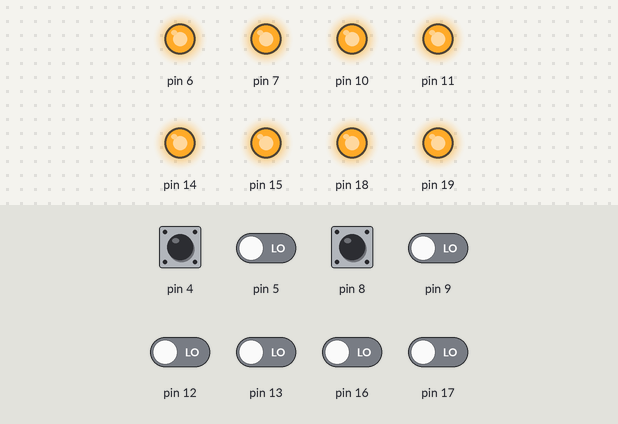
This sketch was run on a simulated Arduino Uno, built with avr-gcc and run on an emulated ATmega328P. Shown: output pins drawn as LEDs (lit = HIGH). Inputs (shaded band) come from the test bench; at power-on: pin 4, pin 5, pin 8, pin 9, pin 12, pin 13, pin 16, pin 17 LOW.

Above: at 1.2 s.
1.3 s: pin 4 pulsed HIGH 2 times (0.12 s each, 0.3 s apart)
At 3.4 s:
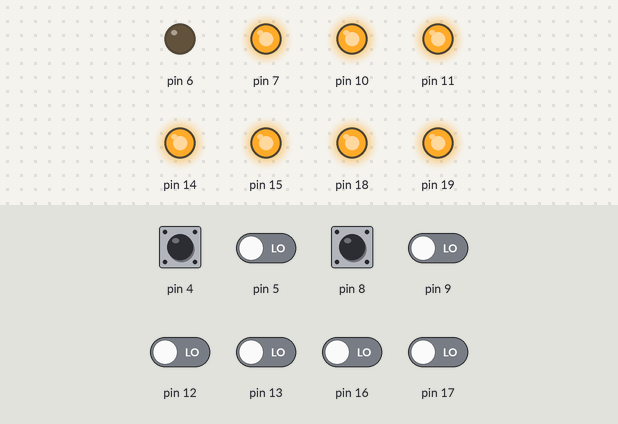
3.7 s: pin 8 pulsed HIGH 2 times (0.12 s each, 0.3 s apart)
At 5.3 s:
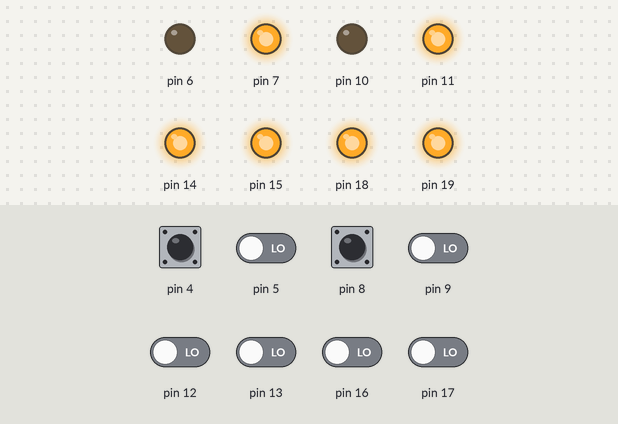
Timing chart, 0 to 6.8 s (numbered marks = the images above; inputs shaded):
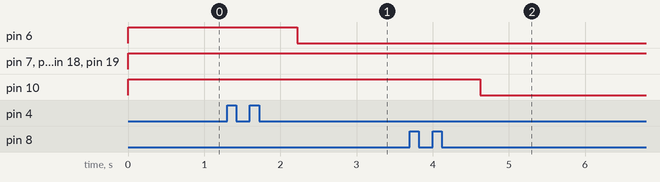

The sketch:

arduino-simple-blinds.ino
```cpp
/////////////////////////
//Author: philippmay3r///
//Website: www.may3r.at//
//Date: 24.10.2019///////
//Project: easy blinds///
/////////////////////////

////////////////////////////////////
// __  __    _ __   _______ ____////
//|  \/  |  / \\ \ / |___ /|  _ \///
//| |\/| | / _ \\ V /  |_ \| |_) |//
//| |  | |/ ___ \| |  ___) |  _ <///
//|_|  |_/_/   \_|_| |____/|_| \_\//
////////////////////////////////////


//////////
//Config//
//////////

//here you can configure your project
//
//enter your start pin, I recommend 3
//maxium possible blinds: 12 with one ATmega2560

const int startPins = 3; // start only every 4 pins like, 0, 3, 7,... else it is your problem ;)
const int maxPins = 51;

const unsigned long onTimeRollo = 60000;
const unsigned long pushedTimeBtn = 500;

//////////////////////
//for inverted Logic//
//////////////////////

//if you use Pull Down resistor:
// bool inverted = false;

//if you use Pull Up resistor:
// bool inverted = true;

bool inverted = true;

///////////////////
//Internal PULLUP//
///////////////////

//if you want to use your onboard pull up resistor
//you can set here "true" else use "false" if you have external one
bool useInternalResistor = false;

/////////
//DEBUG//
/////////

//for better analysis set debug to "true"
bool debug = false;

////////////////////
//Global Variables//
////////////////////

//do not change these values

const unsigned long maxVal = 4294967290;
bool disable_MillisOverflow = false;
const int possibleJalousie = maxPins / 4;

bool inputReadingButtonState[possibleJalousie][2];
bool inputButtonState[possibleJalousie][2];
bool lastInputButtonState[possibleJalousie][2];
bool outputEnabled[possibleJalousie][2];

unsigned long changedInputs[possibleJalousie][2];
unsigned long changedOutputs[possibleJalousie][2];


void initMode() {
  initPinMode();
}

void writeOutputs() {
  if (debug) {
    Serial.println("- - start writting outputs - -");
  }
  int writtenPin = 0;
  for (int i = 1; i <= possibleJalousie; i++) {
    for (int j = 0; j < 2; j++) {
      writtenPin = (((i * 4) + j) + startPins) - 1;
      if (debug) {
        String output = (String)"Output: " + (writtenPin) + (String)" = " + outputEnabled[i - 1][j];
        Serial.println(output);
      }

      if (millis() - changedOutputs[i - 1][j] > onTimeRollo) {
        outputEnabled[i - 1][j] = false;
        changedOutputs[i - 1][j] = 0;
      }
      digitalWrite(writtenPin, inverted ? !outputEnabled[i - 1][j] : outputEnabled[i - 1][j]);
    }
  }
  if (debug) {
    Serial.println("- - stop writting outputs - -");
  }
}

void readButtons() {
  if (debug) {
    Serial.println("- - start reading buttons - -");
  }
  String output = "";
  for (int i = startPins; i <= maxPins; i++) {
    if (i % 4 == 0) {
      for (int k = 1; k <= 4; k++) {
        int currentPosition = i + k - 1;
        if (currentPosition <= maxPins) {
          switch (k) {
            case 1:
            case 2:
              //get Input and save the value for current state
              inputReadingButtonState[(i - startPins) / 4][k - 1] = inverted ? !digitalRead(currentPosition) : digitalRead(currentPosition);

              if (debug) {
                String output = (String)"Input: " + (currentPosition) + (String)" = " + inputReadingButtonState[(i - startPins) / 4][k - 1];
                Serial.println(output);
              }


              if (inputReadingButtonState[(i - startPins) / 4][k - 1] == true) {
                if (inputReadingButtonState[(i - startPins) / 4][k - 1] != lastInputButtonState[(i - startPins) / 4][k - 1]) {
                  changedInputs[(i - startPins) / 4][k - 1] = millis();
                }
              } else {
                changedInputs[(i - startPins) / 4][k - 1] = 0;
              }

              if ((millis() - changedInputs[(i - startPins) / 4][k - 1]) > pushedTimeBtn) {
                if (inputReadingButtonState[(i - startPins) / 4][k - 1] != inputButtonState[(i - startPins) / 4][k - 1]) {
                  inputButtonState[(i - startPins) / 4][k - 1] = inputReadingButtonState[(i - startPins) / 4][k - 1];
                  switch (k) {
                    case 1:
                      if (!outputEnabled[(i - startPins) / 4][k - 1] && inputButtonState[(i - startPins) / 4][k - 1]) {
                        if (outputEnabled[(i - startPins) / 4][k]) {
                          outputEnabled[(i - startPins) / 4][k - 1] = false;
                          outputEnabled[(i - startPins) / 4][k] = false;
                        } else {
                          outputEnabled[(i - startPins) / 4][k - 1] = true;
                          changedOutputs[(i - startPins) / 4][k - 1] = millis();
                        }
                      }
                      break;

                    case 2:
                      if (!outputEnabled[(i - startPins) / 4][k - 1] && inputButtonState[(i - startPins) / 4][k - 1]) {
                        if (outputEnabled[(i - startPins) / 4][k - 2]) {
                          outputEnabled[(i - startPins) / 4][k - 1] = false;
                          outputEnabled[(i - startPins) / 4][k - 2] = false;
                        } else {
                          outputEnabled[(i - startPins) / 4][k - 1] = true;
                          changedOutputs[(i - startPins) / 4][k - 1] = millis();
                        }
                      }
                      break;
                  }
                }
              }
              lastInputButtonState[(i - startPins) / 4][k - 1] = inputReadingButtonState[(i - startPins) / 4][k - 1];
              break;
          }
        }
      }
    }
  }
  if (debug) {
    Serial.println("- - stop reading buttons - -");
  }
}

void checkMillis() {
  if ((maxVal - onTimeRollo <= millis()) || (maxVal - pushedTimeBtn <= millis())) {
    disable_MillisOverflow = true;
  }
  else {
    disable_MillisOverflow = false;
  }
}

void initInput(int pin) {
  pinMode(pin, useInternalResistor ? INPUT_PULLUP : INPUT);
}

void initOutput(int pin) {
  pinMode(pin, OUTPUT);
}

void initPinMode() {
  if (debug) {
    Serial.println("- - start initiating buttons - -");
  }
  String output = "";
  int currentPosition = 0;

  for (int i = startPins; i <= maxPins; i++) {
    if (i % 4 == 0) {
      //Serial.println(i);
      for (int k = 1; k <= 4; k++) {
        currentPosition = i + k - 1;
        if (currentPosition <= maxPins) {
          switch (k) {
            case 1:
            case 2:
              initInput(currentPosition);
              if (debug) {
                output = (String)"Input: " + currentPosition;
                Serial.println(output);
              }
              break;
            case 3:
            case 4:
              initOutput(currentPosition);
              if (debug) {
                output = (String)"Output: " + currentPosition;
                Serial.println(output);
              }
              break;
          }
        }
      }
    }
  }

  if (debug) {
    Serial.println("- - stop initiating buttons - -");
  }
}

/////////
//Setup//
/////////

void setup() {
  Serial.begin(9600);
  initMode();
}

void loop() {
  checkMillis();
  if (!disable_MillisOverflow) {
    writeOutputs();
    readButtons();
  }
}
```

Measured:
- after the input at 1.3 s, pin 6: HIGH → LOW after 0.92 s
- after the input at 3.7 s, pin 10: HIGH → LOW after 0.92 s
